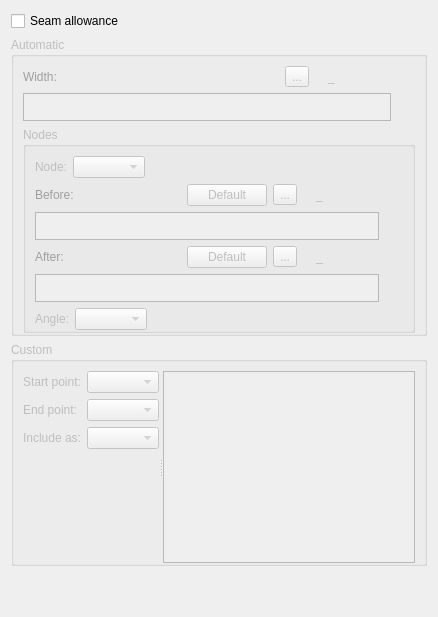
     <widget class="QWidget" name="tabSeamAllowance">
      <attribute name="title">
       <string>Seam allowance</string>
      </attribute>
      <layout class="QVBoxLayout" name="verticalLayout_11">
       <item>
        <widget class="QCheckBox" name="checkBoxSeams">
         <property name="text">
          <string>Seam allowance</string>
         </property>
         <property name="checked">
          <bool>false</bool>
         </property>
        </widget>
       </item>
       <item>
        <widget class="QGroupBox" name="groupBoxAutomatic">
         <property name="enabled">
          <bool>false</bool>
         </property>
         <property name="title">
          <string>Automatic</string>
         </property>
         <property name="flat">
          <bool>false</bool>
         </property>
         <property name="checkable">
          <bool>false</bool>
         </property>
         <layout class="QVBoxLayout" name="verticalLayout_5">
          <property name="bottomMargin">
           <number>0</number>
          </property>
          <item>
           <layout class="QHBoxLayout" name="horizontalLayout_2">
            <item alignment="Qt::AlignLeft">
             <widget class="QLabel" name="labelEditWidth">
              <property name="sizePolicy">
               <sizepolicy hsizetype="Fixed" vsizetype="Preferred">
                <horstretch>0</horstretch>
                <verstretch>0</verstretch>
               </sizepolicy>
              </property>
              <property name="palette">
               <palette>
                <active>
                 <colorrole role="WindowText">
                  <brush brushstyle="SolidPattern">
                   <color alpha="255">
                    <red>255</red>
                    <green>0</green>
                    <blue>0</blue>
                   </color>
                  </brush>
                 </colorrole>
                </active>
                <inactive>
                 <colorrole role="WindowText">
                  <brush brushstyle="SolidPattern">
                   <color alpha="255">
                    <red>255</red>
                    <green>0</green>
                    <blue>0</blue>
                   </color>
                  </brush>
                 </colorrole>
                </inactive>
                <disabled>
                 <colorrole role="WindowText">
                  <brush brushstyle="SolidPattern">
                   <color alpha="255">
                    <red>159</red>
                    <green>158</green>
                    <blue>158</blue>
                   </color>
                  </brush>
                 </colorrole>
                </disabled>
               </palette>
              </property>
              <property name="text">
               <string>Width:</string>
              </property>
             </widget>
            </item>
            <item>
             <spacer name="horizontalSpacer">
              <property name="orientation">
               <enum>Qt::Horizontal</enum>
              </property>
              <property name="sizeHint" stdset="0">
               <size>
                <width>40</width>
                <height>20</height>
               </size>
              </property>
             </spacer>
            </item>
            <item alignment="Qt::AlignRight">
             <widget class="QToolButton" name="toolButtonExprWidth">
              <property name="toolTip">
               <string>Formula wizard</string>
              </property>
              <property name="text">
               <string notr="true">...</string>
              </property>
              <property name="icon">
               <iconset resource="../../../../vmisc/share/resources/icon.qrc">
                <normaloff>:/icon/24x24/fx.png</normaloff>:/icon/24x24/fx.png</iconset>
              </property>
              <property name="iconSize">
               <size>
                <width>24</width>
                <height>24</height>
               </size>
              </property>
             </widget>
            </item>
            <item alignment="Qt::AlignRight">
             <widget class="QLabel" name="label_2">
              <property name="text">
               <string/>
              </property>
              <property name="pixmap">
               <pixmap resource="../../../../vmisc/share/resources/icon.qrc">:/icon/24x24/equal.png</pixmap>
              </property>
             </widget>
            </item>
            <item alignment="Qt::AlignRight">
             <widget class="QLabel" name="labelResultWidth">
              <property name="sizePolicy">
               <sizepolicy hsizetype="Fixed" vsizetype="Preferred">
                <horstretch>0</horstretch>
                <verstretch>0</verstretch>
               </sizepolicy>
              </property>
              <property name="minimumSize">
               <size>
                <width>87</width>
                <height>0</height>
               </size>
              </property>
              <property name="toolTip">
               <string>Value</string>
              </property>
              <property name="text">
               <string notr="true">_</string>
              </property>
             </widget>
            </item>
           </layout>
          </item>
          <item>
           <layout class="QHBoxLayout" name="horizontalLayout_6">
            <item>
             <widget class="QPlainTextEdit" name="plainTextEditFormulaWidth">
              <property name="sizePolicy">
               <sizepolicy hsizetype="Expanding" vsizetype="Preferred">
                <horstretch>0</horstretch>
                <verstretch>0</verstretch>
               </sizepolicy>
              </property>
              <property name="maximumSize">
               <size>
                <width>16777215</width>
                <height>28</height>
               </size>
              </property>
              <property name="toolTip">
               <string>Calculation</string>
              </property>
              <property name="tabChangesFocus">
               <bool>true</bool>
              </property>
             </widget>
            </item>
            <item>
             <widget class="QPushButton" name="pushButtonGrowWidth">
              <property name="maximumSize">
               <size>
                <width>18</width>
                <height>18</height>
               </size>
              </property>
              <property name="sizeIncrement">
               <size>
                <width>0</width>
                <height>0</height>
               </size>
              </property>
              <property name="toolTip">
               <string>&lt;html&gt;&lt;head/&gt;&lt;body&gt;&lt;p&gt;Show full calculation in message box&lt;/p&gt;&lt;/body&gt;&lt;/html&gt;</string>
              </property>
              <property name="text">
               <string notr="true"/>
              </property>
              <property name="icon">
               <iconset theme="go-down">
                <normaloff>.</normaloff>.</iconset>
              </property>
              <property name="iconSize">
               <size>
                <width>16</width>
                <height>16</height>
               </size>
              </property>
              <property name="flat">
               <bool>true</bool>
              </property>
             </widget>
            </item>
           </layout>
          </item>
          <item>
           <widget class="QGroupBox" name="groupBox">
            <property name="title">
             <string>Nodes</string>
            </property>
            <layout class="QVBoxLayout" name="verticalLayout_3">
             <property name="bottomMargin">
              <number>0</number>
             </property>
             <item>
              <layout class="QHBoxLayout" name="horizontalLayout_10">
               <item>
                <widget class="QLabel" name="labelNode">
                 <property name="sizePolicy">
                  <sizepolicy hsizetype="Preferred" vsizetype="Preferred">
                   <horstretch>0</horstretch>
                   <verstretch>0</verstretch>
                  </sizepolicy>
                 </property>
                 <property name="text">
                  <string>Node:</string>
                 </property>
                </widget>
               </item>
               <item>
                <widget class="QComboBox" name="comboBoxNodes">
                 <property name="sizePolicy">
                  <sizepolicy hsizetype="Preferred" vsizetype="Fixed">
                   <horstretch>0</horstretch>
                   <verstretch>0</verstretch>
                  </sizepolicy>
                 </property>
                </widget>
               </item>
               <item>
                <spacer name="horizontalSpacer_7">
                 <property name="orientation">
                  <enum>Qt::Horizontal</enum>
                 </property>
                 <property name="sizeHint" stdset="0">
                  <size>
                   <width>40</width>
                   <height>20</height>
                  </size>
                 </property>
                </spacer>
               </item>
              </layout>
             </item>
             <item>
              <layout class="QHBoxLayout" name="horizontalLayout_9">
               <item alignment="Qt::AlignLeft">
                <widget class="QLabel" name="labelEditBefore">
                 <property name="sizePolicy">
                  <sizepolicy hsizetype="Fixed" vsizetype="Preferred">
                   <horstretch>0</horstretch>
                   <verstretch>0</verstretch>
                  </sizepolicy>
                 </property>
                 <property name="palette">
                  <palette>
                   <active>
                    <colorrole role="WindowText">
                     <brush brushstyle="SolidPattern">
                      <color alpha="255">
                       <red>255</red>
                       <green>0</green>
                       <blue>0</blue>
                      </color>
                     </brush>
                    </colorrole>
                   </active>
                   <inactive>
                    <colorrole role="WindowText">
                     <brush brushstyle="SolidPattern">
                      <color alpha="255">
                       <red>255</red>
                       <green>0</green>
                       <blue>0</blue>
                      </color>
                     </brush>
                    </colorrole>
                   </inactive>
                   <disabled>
                    <colorrole role="WindowText">
                     <brush brushstyle="SolidPattern">
                      <color alpha="255">
                       <red>159</red>
                       <green>158</green>
                       <blue>158</blue>
                      </color>
                     </brush>
                    </colorrole>
                   </disabled>
                  </palette>
                 </property>
                 <property name="text">
                  <string>Before:</string>
                 </property>
                </widget>
               </item>
               <item>
                <spacer name="horizontalSpacer_3">
                 <property name="orientation">
                  <enum>Qt::Horizontal</enum>
                 </property>
                 <property name="sizeHint" stdset="0">
                  <size>
                   <width>40</width>
                   <height>20</height>
                  </size>
                 </property>
                </spacer>
               </item>
               <item>
                <widget class="QPushButton" name="pushButtonDefBefore">
                 <property name="toolTip">
                  <string>Return to default width</string>
                 </property>
                 <property name="text">
                  <string>Default</string>
                 </property>
                </widget>
               </item>
               <item alignment="Qt::AlignRight">
                <widget class="QToolButton" name="toolButtonExprBefore">
                 <property name="toolTip">
                  <string>Formula wizard</string>
                 </property>
                 <property name="text">
                  <string notr="true">...</string>
                 </property>
                 <property name="icon">
                  <iconset resource="../../../../vmisc/share/resources/icon.qrc">
                   <normaloff>:/icon/24x24/fx.png</normaloff>:/icon/24x24/fx.png</iconset>
                 </property>
                 <property name="iconSize">
                  <size>
                   <width>24</width>
                   <height>24</height>
                  </size>
                 </property>
                </widget>
               </item>
               <item alignment="Qt::AlignRight">
                <widget class="QLabel" name="label_6">
                 <property name="text">
                  <string/>
                 </property>
                 <property name="pixmap">
                  <pixmap resource="../../../../vmisc/share/resources/icon.qrc">:/icon/24x24/equal.png</pixmap>
                 </property>
                </widget>
               </item>
               <item alignment="Qt::AlignRight">
                <widget class="QLabel" name="labelResultBefore">
                 <property name="sizePolicy">
                  <sizepolicy hsizetype="Fixed" vsizetype="Preferred">
                   <horstretch>0</horstretch>
                   <verstretch>0</verstretch>
                  </sizepolicy>
                 </property>
                 <property name="minimumSize">
                  <size>
                   <width>87</width>
                   <height>0</height>
                  </size>
                 </property>
                 <property name="toolTip">
                  <string>Value</string>
                 </property>
                 <property name="text">
                  <string notr="true">_</string>
                 </property>
                </widget>
               </item>
              </layout>
             </item>
             <item>
              <layout class="QHBoxLayout" name="horizontalLayout_7">
               <item>
                <widget class="QPlainTextEdit" name="plainTextEditFormulaWidthBefore">
                 <property name="sizePolicy">
                  <sizepolicy hsizetype="Expanding" vsizetype="Preferred">
                   <horstretch>0</horstretch>
                   <verstretch>0</verstretch>
                  </sizepolicy>
                 </property>
                 <property name="maximumSize">
                  <size>
                   <width>16777215</width>
                   <height>28</height>
                  </size>
                 </property>
                 <property name="toolTip">
                  <string>Calculation</string>
                 </property>
                 <property name="tabChangesFocus">
                  <bool>true</bool>
                 </property>
                </widget>
               </item>
               <item>
                <widget class="QPushButton" name="pushButtonGrowWidthBefore">
                 <property name="maximumSize">
                  <size>
                   <width>18</width>
                   <height>18</height>
                  </size>
                 </property>
                 <property name="sizeIncrement">
                  <size>
                   <width>0</width>
                   <height>0</height>
                  </size>
                 </property>
                 <property name="toolTip">
                  <string>&lt;html&gt;&lt;head/&gt;&lt;body&gt;&lt;p&gt;Show full calculation in message box&lt;/p&gt;&lt;/body&gt;&lt;/html&gt;</string>
                 </property>
                 <property name="text">
                  <string notr="true"/>
                 </property>
                 <property name="icon">
                  <iconset theme="go-down">
                   <normaloff>.</normaloff>.</iconset>
                 </property>
                 <property name="iconSize">
                  <size>
                   <width>16</width>
                   <height>16</height>
                  </size>
                 </property>
                 <property name="flat">
                  <bool>true</bool>
                 </property>
                </widget>
               </item>
              </layout>
             </item>
             <item>
              <layout class="QHBoxLayout" name="horizontalLayout_16">
               <item alignment="Qt::AlignLeft">
                <widget class="QLabel" name="labelEditAfter">
                 <property name="sizePolicy">
                  <sizepolicy hsizetype="Fixed" vsizetype="Preferred">
                   <horstretch>0</horstretch>
                   <verstretch>0</verstretch>
                  </sizepolicy>
                 </property>
                 <property name="palette">
                  <palette>
                   <active>
                    <colorrole role="WindowText">
                     <brush brushstyle="SolidPattern">
                      <color alpha="255">
                       <red>255</red>
                       <green>0</green>
                       <blue>0</blue>
                      </color>
                     </brush>
                    </colorrole>
                   </active>
                   <inactive>
                    <colorrole role="WindowText">
                     <brush brushstyle="SolidPattern">
                      <color alpha="255">
                       <red>255</red>
                       <green>0</green>
                       <blue>0</blue>
                      </color>
                     </brush>
                    </colorrole>
                   </inactive>
                   <disabled>
                    <colorrole role="WindowText">
                     <brush brushstyle="SolidPattern">
                      <color alpha="255">
                       <red>159</red>
                       <green>158</green>
                       <blue>158</blue>
                      </color>
                     </brush>
                    </colorrole>
                   </disabled>
                  </palette>
                 </property>
                 <property name="text">
                  <string>After:</string>
                 </property>
                </widget>
               </item>
               <item>
                <spacer name="horizontalSpacer_6">
                 <property name="orientation">
                  <enum>Qt::Horizontal</enum>
                 </property>
                 <property name="sizeHint" stdset="0">
                  <size>
                   <width>40</width>
                   <height>20</height>
                  </size>
                 </property>
                </spacer>
               </item>
               <item>
                <widget class="QPushButton" name="pushButtonDefAfter">
                 <property name="toolTip">
                  <string>Return to default width</string>
                 </property>
                 <property name="text">
                  <string>Default</string>
                 </property>
                </widget>
               </item>
               <item alignment="Qt::AlignRight">
                <widget class="QToolButton" name="toolButtonExprAfter">
                 <property name="toolTip">
                  <string>Formula wizard</string>
                 </property>
                 <property name="text">
                  <string notr="true">...</string>
                 </property>
                 <property name="icon">
                  <iconset resource="../../../../vmisc/share/resources/icon.qrc">
                   <normaloff>:/icon/24x24/fx.png</normaloff>:/icon/24x24/fx.png</iconset>
                 </property>
                 <property name="iconSize">
                  <size>
                   <width>24</width>
                   <height>24</height>
                  </size>
                 </property>
                </widget>
               </item>
               <item alignment="Qt::AlignRight">
                <widget class="QLabel" name="label_10">
                 <property name="text">
                  <string/>
                 </property>
                 <property name="pixmap">
                  <pixmap resource="../../../../vmisc/share/resources/icon.qrc">:/icon/24x24/equal.png</pixmap>
                 </property>
                </widget>
               </item>
               <item alignment="Qt::AlignRight">
                <widget class="QLabel" name="labelResultAfter">
                 <property name="sizePolicy">
                  <sizepolicy hsizetype="Fixed" vsizetype="Preferred">
                   <horstretch>0</horstretch>
                   <verstretch>0</verstretch>
                  </sizepolicy>
                 </property>
                 <property name="minimumSize">
                  <size>
                   <width>87</width>
                   <height>0</height>
                  </size>
                 </property>
                 <property name="toolTip">
                  <string>Value</string>
                 </property>
                 <property name="text">
                  <string notr="true">_</string>
                 </property>
                </widget>
               </item>
              </layout>
             </item>
             <item>
              <layout class="QHBoxLayout" name="horizontalLayout_17">
               <item>
                <widget class="QPlainTextEdit" name="plainTextEditFormulaWidthAfter">
                 <property name="sizePolicy">
                  <sizepolicy hsizetype="Expanding" vsizetype="Preferred">
                   <horstretch>0</horstretch>
                   <verstretch>0</verstretch>
                  </sizepolicy>
                 </property>
                 <property name="maximumSize">
                  <size>
                   <width>16777215</width>
                   <height>28</height>
                  </size>
                 </property>
                 <property name="toolTip">
                  <string>Calculation</string>
                 </property>
                 <property name="tabChangesFocus">
                  <bool>true</bool>
                 </property>
                </widget>
               </item>
               <item>
                <widget class="QPushButton" name="pushButtonGrowWidthAfter">
                 <property name="maximumSize">
                  <size>
                   <width>18</width>
                   <height>18</height>
                  </size>
                 </property>
                 <property name="sizeIncrement">
                  <size>
                   <width>0</width>
                   <height>0</height>
                  </size>
                 </property>
                 <property name="toolTip">
                  <string>&lt;html&gt;&lt;head/&gt;&lt;body&gt;&lt;p&gt;Show full calculation in message box&lt;/p&gt;&lt;/body&gt;&lt;/html&gt;</string>
                 </property>
                 <property name="text">
                  <string notr="true"/>
                 </property>
                 <property name="icon">
                  <iconset theme="go-down">
                   <normaloff>.</normaloff>.</iconset>
                 </property>
                 <property name="iconSize">
                  <size>
                   <width>16</width>
                   <height>16</height>
                  </size>
                 </property>
                 <property name="flat">
                  <bool>true</bool>
                 </property>
                </widget>
               </item>
              </layout>
             </item>
             <item>
              <layout class="QHBoxLayout" name="horizontalLayout_15">
               <item>
                <widget class="QLabel" name="labelAngle">
                 <property name="text">
                  <string>Angle:</string>
                 </property>
                </widget>
               </item>
               <item>
                <widget class="QComboBox" name="comboBoxAngle">
                 <property name="sizePolicy">
                  <sizepolicy hsizetype="Preferred" vsizetype="Fixed">
                   <horstretch>0</horstretch>
                   <verstretch>0</verstretch>
                  </sizepolicy>
                 </property>
                </widget>
               </item>
               <item>
                <spacer name="horizontalSpacer_8">
                 <property name="orientation">
                  <enum>Qt::Horizontal</enum>
                 </property>
                 <property name="sizeHint" stdset="0">
                  <size>
                   <width>40</width>
                   <height>20</height>
                  </size>
                 </property>
                </spacer>
               </item>
              </layout>
             </item>
            </layout>
           </widget>
          </item>
         </layout>
        </widget>
       </item>
       <item>
        <widget class="QGroupBox" name="groupBoxCustom">
         <property name="enabled">
          <bool>false</bool>
         </property>
         <property name="title">
          <string>Custom</string>
         </property>
         <property name="flat">
          <bool>false</bool>
         </property>
         <layout class="QVBoxLayout" name="verticalLayout_4">
          <property name="spacing">
           <number>6</number>
          </property>
          <property name="topMargin">
           <number>9</number>
          </property>
          <property name="bottomMargin">
           <number>0</number>
          </property>
          <item>
           <widget class="QSplitter" name="splitter">
            <property name="orientation">
             <enum>Qt::Horizontal</enum>
            </property>
            <property name="opaqueResize">
             <bool>true</bool>
            </property>
            <widget class="QWidget" name="layoutWidget">
             <layout class="QFormLayout" name="formLayout_2">
              <property name="fieldGrowthPolicy">
               <enum>QFormLayout::ExpandingFieldsGrow</enum>
              </property>
              <property name="horizontalSpacing">
               <number>6</number>
              </property>
              <item row="0" column="0">
               <widget class="QLabel" name="labelStartPoint">
                <property name="text">
                 <string>Start point:</string>
                </property>
               </widget>
              </item>
              <item row="0" column="1">
               <widget class="QComboBox" name="comboBoxStartPoint"/>
              </item>
              <item row="1" column="0">
               <widget class="QLabel" name="labelEndPoint">
                <property name="text">
                 <string>End point:</string>
                </property>
               </widget>
              </item>
              <item row="1" column="1">
               <widget class="QComboBox" name="comboBoxEndPoint"/>
              </item>
              <item row="2" column="0">
               <widget class="QLabel" name="labelIncludeType">
                <property name="text">
                 <string>Include as:</string>
                </property>
               </widget>
              </item>
              <item row="2" column="1">
               <widget class="QComboBox" name="comboBoxIncludeType">
                <property name="sizePolicy">
                 <sizepolicy hsizetype="Expanding" vsizetype="Fixed">
                  <horstretch>0</horstretch>
                  <verstretch>0</verstretch>
                 </sizepolicy>
                </property>
               </widget>
              </item>
             </layout>
            </widget>
            <widget class="QListWidget" name="listWidgetCustomSA">
             <property name="sizePolicy">
              <sizepolicy hsizetype="Preferred" vsizetype="Expanding">
               <horstretch>0</horstretch>
               <verstretch>0</verstretch>
              </sizepolicy>
             </property>
             <property name="sizeIncrement">
              <size>
               <width>0</width>
               <height>0</height>
              </size>
             </property>
            </widget>
           </widget>
          </item>
         </layout>
        </widget>
       </item>
       <item>
        <spacer name="verticalSpacer">
         <property name="orientation">
          <enum>Qt::Vertical</enum>
         </property>
         <property name="sizeHint" stdset="0">
          <size>
           <width>20</width>
           <height>40</height>
          </size>
         </property>
        </spacer>
       </item>
      </layout>
     </widget>
